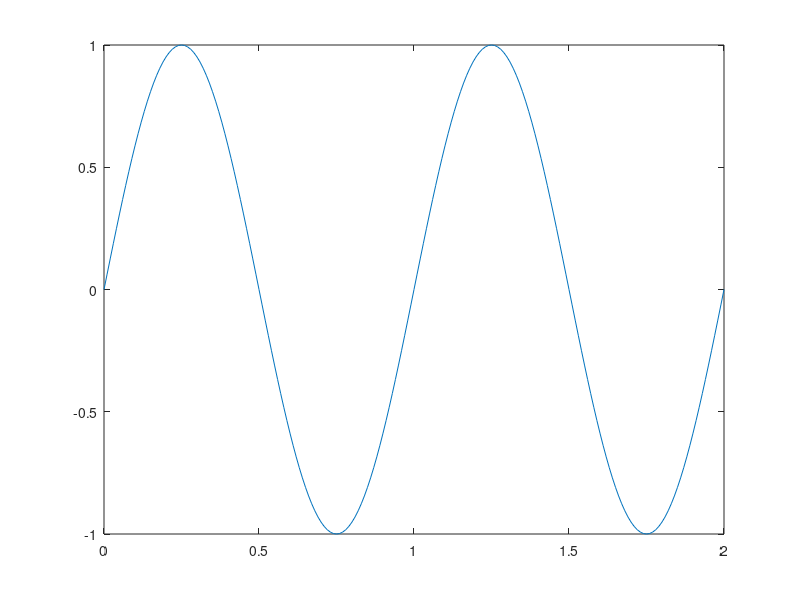

Recreate this plot in MATLAB. (Note: this script raises an error after producing the figure.)
function [timeRecord, names] = expand()
% close all; 
t = 0: 0.01:2;
y = sin(2*pi*t);
plot(t,y)

timeRecord = [];
names = [];
count = 1;
% for i = 0.1:0.1:0.5
%     for j = 0.1 : 0.1: 0.5
%        timeStep = i + j;
%        names = [names, "F" + num2str(i*10) + "G" + num2str(j*10)];
%        timeRecord(count) = timeStep;
%        count = count + 1;
%     end
% end
for i = 1:5
    for j = 1 : 5
       timeStep = i + j;
       names = [names, "F" + num2str(i) + "G" + num2str(j)];
       timeRecord(count) = timeStep;
       count = count + 1;
    end
end

symbols = []
poly = " ( " + names(1);
len = length(names);
for index = 2:len
    poly = poly + " * " + names(index)
    if mod(index,5) ==0 
        if (index == len)
            poly = poly + " ) ";
        else
        poly = poly +  " ) " + " + " + " ( " + names(index +1);
        index = index + 1;
        end
    end
end

% syms ([s s1 s4])
% ps = ((s * s)+(s * s1 * s4))*s
% psq = expand(ps)
% 
% 
% a = "test"
% ab = sym(a)
% syms ([m b c])
% poly = " a1c + b + c * ( a + b + c )"
% p = poly
y = evalin(symengine, poly)
result = expand(y)

fileID = fopen('symExpandResult.txt','w');
formatSpec = "%s"
nbytes = fprintf(fileID,formatSpec,result);
fclose(fileID);
end


